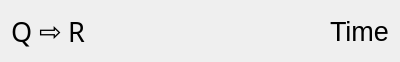
<?xml version="1.0" encoding="UTF-8"?>
<ui version="4.0">
 <class>MoonTransitionHolder</class>
 <widget class="QWidget" name="MoonTransitionHolder">
  <property name="geometry">
   <rect>
    <x>0</x>
    <y>0</y>
    <width>400</width>
    <height>62</height>
   </rect>
  </property>
  <property name="windowTitle">
   <string>Form</string>
  </property>
  <property name="autoFillBackground">
   <bool>true</bool>
  </property>
  <layout class="QHBoxLayout" name="horizontalLayout_2">
   <item>
    <layout class="QHBoxLayout" name="horizontalLayout">
     <item>
      <widget class="QLabel" name="mPlanet0">
       <property name="font">
        <font>
         <family>Astronom</family>
         <pointsize>20</pointsize>
        </font>
       </property>
       <property name="text">
        <string>Q</string>
       </property>
      </widget>
     </item>
     <item>
      <widget class="QLabel" name="mTransitionSignView">
       <property name="font">
        <font>
         <pointsize>20</pointsize>
        </font>
       </property>
       <property name="text">
        <string>⇨</string>
       </property>
      </widget>
     </item>
     <item>
      <widget class="QLabel" name="mPlanet1">
       <property name="font">
        <font>
         <family>Astronom</family>
         <pointsize>20</pointsize>
        </font>
       </property>
       <property name="text">
        <string>R</string>
       </property>
      </widget>
     </item>
    </layout>
   </item>
   <item>
    <spacer name="horizontalSpacer">
     <property name="orientation">
      <enum>Qt::Horizontal</enum>
     </property>
     <property name="sizeHint" stdset="0">
      <size>
       <width>248</width>
       <height>20</height>
      </size>
     </property>
    </spacer>
   </item>
   <item>
    <widget class="QLabel" name="mText0">
     <property name="font">
      <font>
       <pointsize>20</pointsize>
      </font>
     </property>
     <property name="text">
      <string>Time</string>
     </property>
    </widget>
   </item>
  </layout>
 </widget>
 <resources/>
 <connections/>
</ui>
